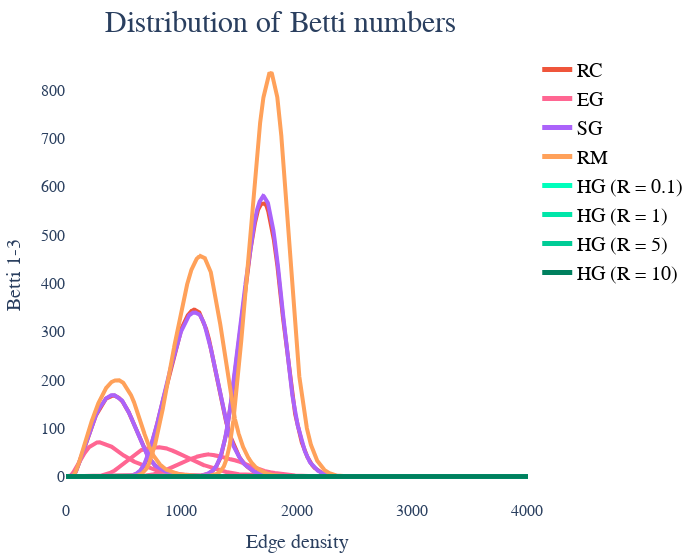

Notebook source saved alongside this figure:
### Code cell
def concatBetti(N_betti,minDim,maxDim):
    y = np.mean(N_betti['Betti'+str(minDim)],1)
    x0 = np.arange(0,np.size(y,0))
    x = x0
    for i in range(minDim+1,maxDim+1):
        y = np.concatenate((y,np.mean(N_betti['Betti'+str(i)],1)), axis = 0)
        x = np.concatenate((x,x0), axis = 0)
    return x,y


Nedges = np.size(N_betti_RG['Betti0'],0)
lineWidth = 4

fig = go.Figure()

# x, y = concatBetti(N_betti_trials_RC,1,maxDim)
# fig.add_trace(go.Scatter(
#     x = x,
#     y = y,
#     mode = 'lines', 
#     showlegend = True,
#     line=dict(color='#636EFA', width = lineWidth),
#     # marker={
#     #    'size':2.5
#     # },
#     name="RC"    
#     ))
for i in range(minDim+1,maxDim+1):
    if (i==minDim+1):
        showlegend = True
    else:
        showlegend = False

    fig.add_trace(go.Scatter(
        x = np.arange(0,Nedges),
        y = np.mean(N_betti_RC['Betti'+str(i)],1),
        mode = 'lines', 
        showlegend = showlegend,
        line = dict(color = colorSet['RC'], width = lineWidth),
        # marker={
        #    'size':2.5
        # },
        name="RC"    
        ))

for i in range(minDim+1,maxDim+1):
    if (i==minDim+1):
        showlegend = True
    else:
        showlegend = False

    fig.add_trace(go.Scatter(
        x = np.arange(0,Nedges),
        y = np.mean(N_betti_ED['Betti'+str(i)],1),
        mode = 'lines', 
        showlegend = showlegend,
        line=dict(color = colorSet['ED'], width = lineWidth),

        # marker={
        #    'size':2.5
        # },
        name="EG"        
        ))

for i in range(minDim+1,maxDim+1):
    if (i==minDim+1):
        showlegend = True
    else:
        showlegend = False

    fig.add_trace(go.Scatter(
        x = np.arange(0,Nedges),
        y = np.mean(N_betti_SD['Betti'+str(i)],1),
        mode = 'lines', 
        showlegend = showlegend,
        line=dict(color = colorSet['SD'], width = lineWidth),

        # marker={
        #    'size':2.5
        # },
        name="SG"
        ))

for i in range(minDim+1,maxDim+1):
    if (i==minDim+1):
        showlegend = True
    else:
        showlegend = False

    fig.add_trace(go.Scatter(
        x = np.arange(0,Nedges),
        y = np.mean(N_betti_RG['Betti'+str(i)],1),
        mode = 'lines', 
        showlegend = showlegend,
        line=dict(color = colorSet['RG'], width = lineWidth),

        # marker={
        #    'size':2.5
        # },
        name="RM"
        ))


for i in range(minDim+1,maxDim+1):
    if (i==minDim+1):
        showlegend = True
    else:
        showlegend = False

    fig.add_trace(go.Scatter(
        x = np.arange(0,Nedges),
        y = np.mean(N_betti_HD_R01['Betti'+str(i)],1),
        mode = 'lines', 
        showlegend = showlegend,
        line=dict(color = colorSet['HD_R0.1'], width = lineWidth),

        # marker={
        #    'size':2.5
        # },
        name="HG (R = 0.1)"
        ))

for i in range(minDim+1,maxDim+1):
    if (i==minDim+1):
        showlegend = True
    else:
        showlegend = False

    fig.add_trace(go.Scatter(
        x = np.arange(0,Nedges),
        y = np.mean(N_betti_HD_R1['Betti'+str(i)],1),
        mode = 'lines', 
        showlegend = showlegend,
        line=dict(color = colorSet['HD_R1'], width = lineWidth),

        # marker={
        #    'size':2.5
        # },
        name="HG (R = 1)"
        ))

for i in range(minDim+1,maxDim+1):
    if (i==minDim+1):
        showlegend = True
    else:
        showlegend = False

    fig.add_trace(go.Scatter(
        x = np.arange(0,Nedges),
        y = np.mean(N_betti_HD_R5['Betti'+str(i)],1),
        mode = 'lines', 
        showlegend = showlegend,
        line=dict(color = colorSet['HD'], width = lineWidth),

        # marker={
        #    'size':2.5
        # },
        name="HG (R = 5)"
        ))

for i in range(minDim+1,maxDim+1):
    if (i==minDim+1):
        showlegend = True
    else:
        showlegend = False

    fig.add_trace(go.Scatter(
        x = np.arange(0,Nedges),
        y = np.mean(N_betti_HD_R10['Betti'+str(i)],1),
        mode = 'lines', 
        showlegend = showlegend,
        line=dict(color = colorSet['HD_R10'], width = lineWidth),

        # marker={
        #    'size':2.5
        # },
        name="HG (R = 10)"
        ))



fig.update_layout(
    legend=dict(
        # x=0,
        # y=1,
        # traceorder="reversed",
        title_font_family="Times New Roman",
        font=dict(
            family="Times New Roman",
            size=20,
            color="black"
        ),
        bgcolor = "white"
    ),
    xaxis=dict(
        showline=False,
        showgrid=False,
        showticklabels=True,
        title = 'Edge density',
        titlefont = dict(size = 20, family = "Times New Roman"),
        tickfont = dict(
            family = 'Times New Roman',
            size = 16,
        ),
    ),
    yaxis=dict(
        showgrid=False,
        zeroline=False,
        showline=False,
        showticklabels=True,
        title = 'Betti 1-3',
        titlefont = dict(size = 20, family = "Times New Roman"),
        tickfont=dict(
            family = 'Times New Roman',
            size = 16,
        ),
    ),
)

fig.update_layout(
    legend = {'itemsizing':'constant'},#legend_title="Legend Title",
    # scene = dict(
    #     xaxis_title = 'Edge density',
    #     yaxis_title = 'B0 AUC',
    #     ),
    width=700,
    margin=dict(r=20, b=50, l=20, t=50),
    title = go.layout.Title(
        text = "Distribution of Betti numbers",
        font = dict(size = 30, family = 'Times New Roman'),
        x = 0.4,
        y = 0.98,
        xanchor = 'center',
        yanchor = 'top'
    ),
    paper_bgcolor = "white",
    plot_bgcolor = "white"
)

# # Title
# annotations.append(dict(xref='paper', yref='paper', x=0.0, y=1.05,
#                               xanchor='left', yanchor='bottom',
#                               text='Main Source for News',
#                               font=dict(family='Arial',
#                                         size=30,
#                                         color='rgb(37,37,37)'),
#                               showarrow=False))

fig.show()

### Figure 1 — Plotly figure (JSON) as saved in the notebook; plotly's stock layout.template omitted (floating-point values rounded to 4 significant figures; data arrays with more than 128 entries replaced by an {"elided": "..."} marker saying what was removed)
{"data": [{"line": {"color": "#EF553B", "width": 4}, "mode": "lines", "name": "RC", "showlegend": true, "type": "scatter", "x": {"elided": "4006 int values"}, "y": {"elided": "4006 float values"}}, {"line": {"color": "#EF553B", "width": 4}, "mode": "lines", "name": "RC", "showlegend": false, "type": "scatter", "x": {"elided": "4006 int values"}, "y": {"elided": "4006 float values"}}, {"line": {"color": "#EF553B", "width": 4}, "mode": "lines", "name": "RC", "showlegend": false, "type": "scatter", "x": {"elided": "4006 int values"}, "y": {"elided": "4006 float values"}}, {"line": {"color": "#FF6692", "width": 4}, "mode": "lines", "name": "EG", "showlegend": true, "type": "scatter", "x": {"elided": "4006 int values"}, "y": {"elided": "4006 float values"}}, {"line": {"color": "#FF6692", "width": 4}, "mode": "lines", "name": "EG", "showlegend": false, "type": "scatter", "x": {"elided": "4006 int values"}, "y": {"elided": "4006 float values"}}, {"line": {"color": "#FF6692", "width": 4}, "mode": "lines", "name": "EG", "showlegend": false, "type": "scatter", "x": {"elided": "4006 int values"}, "y": {"elided": "4006 float values"}}, {"line": {"color": "#AB63FA", "width": 4}, "mode": "lines", "name": "SG", "showlegend": true, "type": "scatter", "x": {"elided": "4006 int values"}, "y": {"elided": "4006 float values"}}, {"line": {"color": "#AB63FA", "width": 4}, "mode": "lines", "name": "SG", "showlegend": false, "type": "scatter", "x": {"elided": "4006 int values"}, "y": {"elided": "4006 float values"}}, {"line": {"color": "#AB63FA", "width": 4}, "mode": "lines", "name": "SG", "showlegend": false, "type": "scatter", "x": {"elided": "4006 int values"}, "y": {"elided": "4006 float values"}}, {"line": {"color": "#FFA15A", "width": 4}, "mode": "lines", "name": "RM", "showlegend": true, "type": "scatter", "x": {"elided": "4006 int values"}, "y": {"elided": "4006 float values"}}, {"line": {"color": "#FFA15A", "width": 4}, "mode": "lines", "name": "RM", "showlegend": false, "type": "scatter", "x": {"elided": "4006 int values"}, "y": {"elided": "4006 float values"}}, {"line": {"color": "#FFA15A", "width": 4}, "mode": "lines", "name": "RM", "showlegend": false, "type": "scatter", "x": {"elided": "4006 int values"}, "y": {"elided": "4006 float values"}}, {"line": {"color": "#00ffbc", "width": 4}, "mode": "lines", "name": "HG (R = 0.1)", "showlegend": true, "type": "scatter", "x": {"elided": "4006 int values"}, "y": {"elided": "4006 int values"}}, {"line": {"color": "#00ffbc", "width": 4}, "mode": "lines", "name": "HG (R = 0.1)", "showlegend": false, "type": "scatter", "x": {"elided": "4006 int values"}, "y": {"elided": "4006 int values"}}, {"line": {"color": "#00ffbc", "width": 4}, "mode": "lines", "name": "HG (R = 0.1)", "showlegend": false, "type": "scatter", "x": {"elided": "4006 int values"}, "y": {"elided": "4006 int values"}}, {"line": {"color": "#00e6a9", "width": 4}, "mode": "lines", "name": "HG (R = 1)", "showlegend": true, "type": "scatter", "x": {"elided": "4006 int values"}, "y": {"elided": "4006 int values"}}, {"line": {"color": "#00e6a9", "width": 4}, "mode": "lines", "name": "HG (R = 1)", "showlegend": false, "type": "scatter", "x": {"elided": "4006 int values"}, "y": {"elided": "4006 int values"}}, {"line": {"color": "#00e6a9", "width": 4}, "mode": "lines", "name": "HG (R = 1)", "showlegend": false, "type": "scatter", "x": {"elided": "4006 int values"}, "y": {"elided": "4006 int values"}}, {"line": {"color": "#00CC96", "width": 4}, "mode": "lines", "name": "HG (R = 5)", "showlegend": true, "type": "scatter", "x": {"elided": "4006 int values"}, "y": {"elided": "4006 int values"}}, {"line": {"color": "#00CC96", "width": 4}, "mode": "lines", "name": "HG (R = 5)", "showlegend": false, "type": "scatter", "x": {"elided": "4006 int values"}, "y": {"elided": "4006 int values"}}, {"line": {"color": "#00CC96", "width": 4}, "mode": "lines", "name": "HG (R = 5)", "showlegend": false, "type": "scatter", "x": {"elided": "4006 int values"}, "y": {"elided": "4006 int values"}}, {"line": {"color": "#00805e", "width": 4}, "mode": "lines", "name": "HG (R = 10)", "showlegend": true, "type": "scatter", "x": {"elided": "4006 int values"}, "y": {"elided": "4006 float values"}}, {"line": {"color": "#00805e", "width": 4}, "mode": "lines", "name": "HG (R = 10)", "showlegend": false, "type": "scatter", "x": {"elided": "4006 int values"}, "y": {"elided": "4006 int values"}}, {"line": {"color": "#00805e", "width": 4}, "mode": "lines", "name": "HG (R = 10)", "showlegend": false, "type": "scatter", "x": {"elided": "4006 int values"}, "y": {"elided": "4006 int values"}}], "layout": {"legend": {"bgcolor": "white", "font": {"color": "black", "family": "Times New Roman", "size": 20}, "itemsizing": "constant", "title": {"font": {"family": "Times New Roman"}}}, "margin": {"b": 50, "l": 20, "r": 20, "t": 50}, "paper_bgcolor": "white", "plot_bgcolor": "white", "title": {"font": {"family": "Times New Roman", "size": 30}, "text": "Distribution of Betti numbers", "x": 0.4, "xanchor": "center", "y": 0.98, "yanchor": "top"}, "width": 700, "xaxis": {"showgrid": false, "showline": false, "showticklabels": true, "tickfont": {"family": "Times New Roman", "size": 16}, "title": {"font": {"family": "Times New Roman", "size": 20}, "text": "Edge density"}}, "yaxis": {"showgrid": false, "showline": false, "showticklabels": true, "tickfont": {"family": "Times New Roman", "size": 16}, "title": {"font": {"family": "Times New Roman", "size": 20}, "text": "Betti 1-3"}, "zeroline": false}}}
